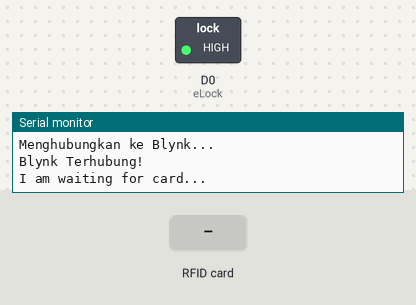
A sketch run on a simulated ESP8266 (NodeMCU). Shown: switched loads named in the sketch (green lamp = pin HIGH), the last lines printed to the serial monitor. Inputs (shaded band) come from the test bench. WiFi joins after 1.5 s; servers stay silent unless stated.

Above: at 3.0 s.
3.1 s: RFID card 6E 35 91 8B held to the reader
At 3.6 s:
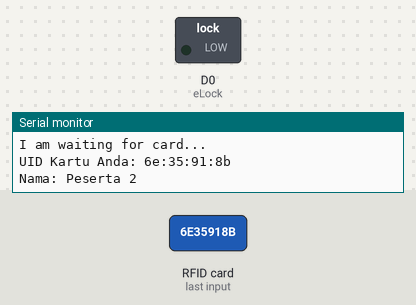
Timing chart, 0 to 9.6 s (numbered marks = the images above; inputs shaded):
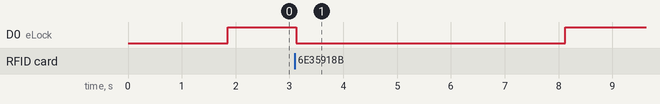

Measured:
- after the input at 3.1 s, D0 (eLock): HIGH → LOW at once, → HIGH 5.0 s later

The sketch:

Remote_Access_Door_Lock.ino
```cpp
#define BLYNK_TEMPLATE_ID "TMPL6YDzJaJnU" // Ganti dengan Template ID Anda
#define BLYNK_TEMPLATE_NAME "IoT RFID"    // Ganti dengan Template Name Anda

#include <SPI.h>
#include <MFRC522.h>
#include <BlynkSimpleEsp8266.h>

#define SS_PIN 2
#define RST_PIN 0
#define eLock D0 // Pin solenoid

MFRC522 rfid(SS_PIN, RST_PIN);

String strID;

// Informasi autentikasi Blynk
char auth[] = "Tux6ntkViyCzbXYUHSRtj_3eZbNKnsZ8"; // Ganti dengan token Blynk Anda
char ssid[] = "KOST BERSAMA";                     // Ganti dengan SSID WiFi Anda
char pass[] = "JOKOWI5D";                         // Ganti dengan password WiFi Anda

WidgetTerminal terminal(V2); // Terminal di Virtual Pin V2

// Daftar UID dan Nama
const int numCards = 3; // Jumlah kartu yang dikenal
String knownUIDs[numCards] = {
    "f3:24:3d:2", // UID Kartu 1
    "6e:35:91:8b", // UID Kartu 2
    "83:c:1:2e"    // UID Kartu 3
};
String names[numCards] = {
    "Peserta 1", // Nama untuk UID Kartu 1
    "Peserta 2", // Nama untuk UID Kartu 2
    "Umum"       // Nama untuk UID Kartu 3
};

void setup() {
  SPI.begin();
  rfid.PCD_Init();
  Serial.begin(115200);

  // Hubungkan ke Blynk
  Serial.println("Menghubungkan ke Blynk...");
  Blynk.begin(auth, ssid, pass);
  while (!Blynk.connected()) {
    Serial.print(".");
    delay(500);
  }
  Serial.println("\nBlynk Terhubung!");

  Serial.println("I am waiting for card...");

  // Konfigurasi pin solenoid
  pinMode(eLock, OUTPUT);
  digitalWrite(eLock, HIGH); // Kunci solenoid default tertutup

  // Kirim pesan awal ke Terminal
  terminal.println("Perangkat RFID IoT siap.");
  terminal.println("Silakan scan kartu RFID.");
  terminal.flush();
}

void loop() {
  Blynk.run(); // Jalankan fungsi Blynk
  iot_rfid();  // Panggil fungsi membaca RFID
}

void iot_rfid() {
  // Membaca kartu RFID
  if (!rfid.PICC_IsNewCardPresent() || !rfid.PICC_ReadCardSerial()) {
    return;
  }

  // Proses UID kartu
  strID = "";
  for (byte i = 0; i < rfid.uid.size; i++) {
    strID += String(rfid.uid.uidByte[i], HEX);
    if (i < rfid.uid.size - 1) strID += ":";
  }

  // Cek apakah UID ada di daftar
  String userName = "Tidak Dikenal";
  bool isAuthorized = false;
  for (int i = 0; i < numCards; i++) {
    if (strID.equalsIgnoreCase(knownUIDs[i])) {
      userName = names[i];
      isAuthorized = true;
      break;
    }
  }

  // Tampilkan nama pengguna di Serial Monitor
  Serial.println("UID Kartu Anda: " + strID);
  Serial.println("Nama: " + userName);

  // Tampilkan nama pengguna di Terminal Blynk
  terminal.println("UID Kartu Anda: " + strID);
  terminal.println("Nama: " + userName);
  terminal.flush();

  // Logika membuka kunci solenoid
  if (isAuthorized) {
    terminal.println("Akses Diterima! Membuka kunci...");
    bukaKunci(); // Fungsi untuk membuka kunci solenoid
  } else {
    terminal.println("Akses Ditolak!");
  }
  terminal.flush();

  // Hentikan komunikasi dengan kartu
  rfid.PICC_HaltA();
}

void bukaKunci() {
  digitalWrite(eLock, LOW); // Buka kunci solenoid
  delay(5000);              // Tunggu 5 detik
  digitalWrite(eLock, HIGH); // Kunci kembali solenoid
}
```
